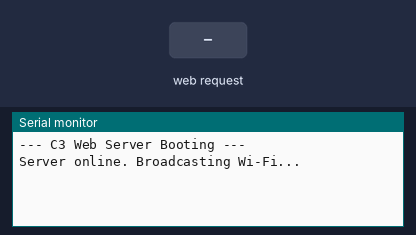
The program below on a simulated ESP32-C3. Parts: the last lines printed to the serial monitor. The inputs (shaded band) are chosen by the test bench. EEPROM starts erased.

Above: at 4.3 s.
4.4 s: HTTP request GET /updateState?data=1 received
At 5.2 s:
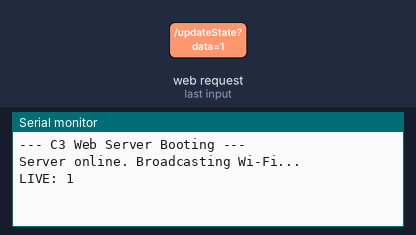
5.9 s: HTTP request GET /loadPreset?slot=1 received
At 6.3 s:
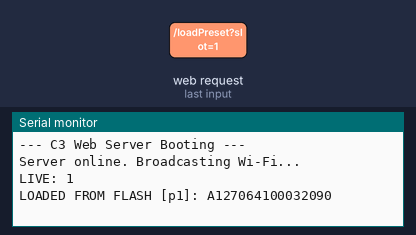
7.4 s: HTTP request GET /savePreset?data=1&slot=1 received
At 8.6 s:
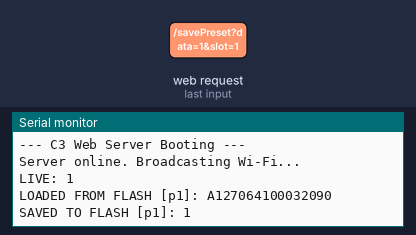
8.9 s: HTTP request GET /loadPreset?data=1&slot=1 received
At 9.7 s:
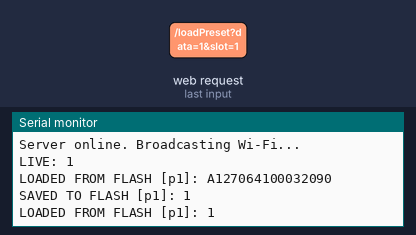

The program:

main.cpp
```cpp
#include <WiFi.h>
#include <WebServer.h>
#include <Preferences.h> // The ESP32 Non-Volatile Memory library!
#include "index_html.h"

#define TX_PIN 4  // Wire this to the Video Board's RX pin
#define RX_PIN 5

const char* ssid = "COMPOSITE_SYNTH_UPLINK";
WebServer server(80);
Preferences preferences; // Create the memory object

void setup() {
  // Start the laptop debugging Serial (USB CDC)
  Serial.begin(115200);
  delay(3000);  // Crucial for the C3: give the native USB time to wake up
  Serial1.begin(460800, SERIAL_8N1, RX_PIN, TX_PIN);

  Serial.println("\n--- C3 Web Server Booting ---");

  // Initialize the memory namespace called "synth" in read/write mode (false)
  preferences.begin("synth", false);

  WiFi.disconnect(true);
  delay(100);

  // Start the Wi-Fi
  WiFi.mode(WIFI_AP);
  WiFi.setTxPower(WIFI_POWER_8_5dBm);
  WiFi.softAP(ssid);

  // Serve the UI
  server.on("/", []() {
    server.send(200, "text/html", htmlPage);
  });

  // Handle live slider updates
  server.on("/updateState", []() {
    if (server.hasArg("data")) {
      String payload = server.arg("data");
      payload.replace("%20", " ");
      payload.replace("\r", "");   // Strip invisible carriage returns
      payload.replace("\n", "|");  // Disguise newlines as a pipe symbol!

      Serial.println("LIVE: " + payload);
      Serial1.println(payload); // Blast it down the wire
    }
    server.send(200, "text/plain", "OK");
  });

  // --- NEW: Save Preset to Memory ---
  server.on("/savePreset", []() {
    if (server.hasArg("slot") && server.hasArg("data")) {
      String slot = server.arg("slot");
      String payload = server.arg("data");

      payload.replace("%20", " ");
      payload.replace("\r", "");
      payload.replace("\n", "|");

      // Save it to flash memory using the slot number as the key (e.g., "p1", "p2")
      String key = "p" + slot;
      preferences.putString(key.c_str(), payload);

      Serial.println("SAVED TO FLASH [" + key + "]: " + payload);
      server.send(200, "text/plain", "SAVED");
    } else {
      server.send(400, "text/plain", "ERROR");
    }
  });

  // --- NEW: Load Preset from Memory ---
  server.on("/loadPreset", []() {
    if (server.hasArg("slot")) {
      String slot = server.arg("slot");
      String key = "p" + slot;

      // Retrieve from flash memory. If the slot is empty, load a safe default.
      String payload = preferences.getString(key.c_str(), "A127064100032090");

      Serial.println("LOADED FROM FLASH [" + key + "]: " + payload);
      Serial1.println(payload); // Blast the saved preset to the video board!

      server.send(200, "text/plain", "LOADED");
    } else {
      server.send(400, "text/plain", "ERROR");
    }
  });

  server.begin();
  Serial.println("Server online. Broadcasting Wi-Fi...");
}

void loop() {
  server.handleClient();
}
```

index_html.h
```cpp
const char* htmlPage = R"rawliteral(
<!DOCTYPE html>
<html lang="en">
<head>
  <meta name="viewport" content="width=device-width, initial-scale=1.0, maximum-scale=1.0, user-scalable=no">
  <title>COMPOSITE VIDEO SYNTH</title>
  <style>
    :root {
      --bg: #000;
      --fg: #e8e8e8;
      --fg-dim: #555;
      --fg-mid: #999;
      --border: #333;
      --border-active: #e8e8e8;
      --accent: #fff;
    }

    * {
      box-sizing: border-box;
      margin: 0;
      padding: 0;
    }

    body {
      background-color: var(--bg);
      color: var(--fg);
      font-family: 'Courier New', Courier, monospace;
      display: flex;
      flex-direction: column;
      align-items: center;
      min-height: 100vh;
      padding: 32px 24px 64px;
    }

    /* ── HEADER ── */
    .header { text-align: center; margin-bottom: 10px; letter-spacing: 0.18em; }
    .title { font-size: clamp(22px, 6vw, 40px); font-weight: 400; line-height: 1.15; text-transform: uppercase; border: 10px solid var(--fg); padding: 18px 28px 14px; }
    .title span { display: block; }
    .byline { font-size: 10px; color: var(--fg-mid); letter-spacing: 0.12em; margin-top: 14px; }

    /* ── NAV BAR ── */
    .nav {
      display: flex;
      gap: 20px;
      margin-top: 24px;
      font-size: 12px;
      letter-spacing: 0.2em;
    }
    .nav a {
      color: var(--fg-dim);
      text-decoration: none;
      transition: color 0.2s;
      cursor: pointer;
    }
    .nav a.active {
      color: var(--fg);
      border-bottom: 1px solid var(--fg);
      padding-bottom: 4px;
    }

    /* ── DIVIDER ── */
    .divider { width: 100%; max-width: 480px; height: 1px; background: var(--border); margin: 28px 0; position: relative; }
    .divider::before { content: '//'; position: absolute; left: 50%; top: 50%; transform: translate(-50%, -50%); background: var(--bg); padding: 0 10px; color: var(--fg-dim); font-size: 10px; letter-spacing: 0.2em; }

    /* ── PANELS (SPA) ── */
    .panel {
      width: 100%;
      max-width: 480px;
      border: 1px solid var(--border);
      padding: 28px;
      display: none; /* Hidden by default */
    }
    .panel.active {
      display: block; /* Shows when active */
    }

    .section-label { font-size: 9px; letter-spacing: 0.3em; color: var(--fg-dim); text-transform: uppercase; margin-bottom: 16px; }

    /* ── EDITOR COMPONENTS ── */
    .radio-group { display: grid; grid-template-columns: repeat(7, 1fr); gap: 6px; margin-bottom: 28px; }
    .radio-group input[type="radio"] { display: none; }
    .radio-group label { display: flex; align-items: center; justify-content: center; border: 1px solid var(--border); color: var(--fg-mid); font-size: 13px; font-family: 'Courier New', monospace; letter-spacing: 0.1em; padding: 10px 0; cursor: pointer; transition: 0.12s; user-select: none; }
    .radio-group input[type="radio"]:checked + label { border-color: var(--border-active); color: var(--fg); background: #111; position: relative; }
    .radio-group input[type="radio"]:checked + label::after { content: ''; position: absolute; bottom: -1px; left: 10%; width: 80%; height: 1px; background: var(--accent); }

    .text-input-area { display: none; margin-bottom: 24px; }
    .text-input-area.visible { display: block; }
    .text-input-area .section-label { margin-bottom: 10px; }
    .text-input-area textarea { width: 100%; background: #080808; border: 1px solid var(--fg-dim); color: var(--fg); padding: 12px; font-family: inherit; font-size: 13px; resize: vertical; outline: none; min-height: 72px; }
    .text-input-area textarea:focus { border-color: var(--fg); }

    .sliders-section .section-label { margin-bottom: 20px; }
    .slider-row { display: flex; align-items: center; gap: 14px; margin-bottom: 18px; }
    .slider-id { font-size: 9px; color: var(--fg-dim); width: 28px; text-align: right; }
    input[type="range"] { -webkit-appearance: none; flex: 1; height: 1px; background: var(--border); outline: none; cursor: pointer; }
    input[type="range"]::-webkit-slider-thumb { -webkit-appearance: none; width: 12px; height: 12px; background: var(--fg); border: none; }
    input[type="range"]::-moz-range-thumb { width: 12px; height: 12px; background: var(--fg); border: none; }
    input[type="range"]::-webkit-slider-runnable-track { --fill-width: calc((100% - 12px) * var(--ratio, 0.5) + 6px); background: linear-gradient(to right, var(--fg-mid) 0%, var(--fg-mid) var(--fill-width), var(--border) var(--fill-width), var(--border) 100%); height: 1px; }
    .slider-value { font-size: 11px; color: var(--fg-mid); width: 34px; text-align: right; }

    /* ── SAVE PRESETS (EDITOR BOTTOM) ── */
    .save-grid { display: grid; grid-template-columns: repeat(6, 1fr); gap: 6px; }
    .save-btn { background: transparent; border: 1px solid var(--border); color: var(--fg-dim); font-family: inherit; font-size: 12px; padding: 10px 0; cursor: pointer; transition: 0.2s; }
    .save-btn:hover { border-color: var(--fg); color: var(--fg); }
    .save-btn:active { background: var(--fg); color: var(--bg); }

    /* ── LIVE MODE COMPONENTS ── */
    .live-grid { display: grid; grid-template-columns: 1fr 1fr; gap: 16px; margin-top: 10px;}
    .live-btn { background: transparent; border: 2px solid var(--border); color: var(--fg-dim); font-family: inherit; font-size: 32px; height: 100px; cursor: pointer; transition: 0.2s; display: flex; align-items: center; justify-content: center; letter-spacing: 0.1em;}
    .live-btn.active { border-color: var(--fg); background: var(--fg); color: var(--bg); font-weight: bold; }

    .footer-tag { font-size: 9px; color: var(--fg-dim); letter-spacing: 0.25em; margin-top: 36px; }
  </style>
</head>
<body>

  <div class="header">
    <div class="title">
      <span>COMPOSITE</span><span>VIDEO</span><span>SYNTH</span>
    </div>
    <div class="byline">a project by reboot_the_rise_of_the_robots</div>
  </div>

  <div class="nav">
    <a id="nav-editor" class="active">[ EDITOR ]</a>
    <span style="color:var(--border)">|</span>
    <a id="nav-live">[ LIVE MODE ]</a>
  </div>

  <div class="divider"></div>

  <div id="panel-editor" class="panel active">

    <div class="section-label">// MODE SELECT</div>
    <div class="radio-group" id="modeRadios">
      <input type="radio" name="mode" id="mA" value="A" checked> <label for="mA">A</label>
      <input type="radio" name="mode" id="mB" value="B"> <label for="mB">B</label>
      <input type="radio" name="mode" id="mC" value="C"> <label for="mC">C</label>
      <input type="radio" name="mode" id="mD" value="D"> <label for="mD">D</label>
      <input type="radio" name="mode" id="mE" value="E"> <label for="mE">E</label>
      <input type="radio" name="mode" id="mF" value="F"> <label for="mF">F</label>
      <input type="radio" name="mode" id="mG" value="G"> <label for="mG">G</label>
    </div>

    <div class="text-input-area" id="textInputArea">
      <div class="section-label">// TRANSMISSION DATA</div>
      <textarea placeholder="ENTER TEXT..." maxlength="2048" id="transmissionText"></textarea>
    </div>

    <div class="sliders-section">
      <div class="section-label">// PARAMETERS</div>
      <div class="slider-row"><span class="slider-id">P1</span><input type="range" min="0" max="127" value="127" id="s1"><span class="slider-value" id="v1">127</span></div>
      <div class="slider-row"><span class="slider-id">P2</span><input type="range" min="0" max="127" value="64" id="s2"><span class="slider-value" id="v2">064</span></div>
      <div class="slider-row"><span class="slider-id">P3</span><input type="range" min="0" max="127" value="100" id="s3"><span class="slider-value" id="v3">100</span></div>
      <div class="slider-row"><span class="slider-id">P4</span><input type="range" min="0" max="127" value="32" id="s4"><span class="slider-value" id="v4">032</span></div>
      <div class="slider-row"><span class="slider-id">P5</span><input type="range" min="0" max="127" value="90" id="s5"><span class="slider-value" id="v5">090</span></div>
    </div>

    <div class="divider" style="margin: 36px 0 20px;"></div>

    <div class="section-label">// SAVE TO MEMORY BANK</div>
    <div class="save-grid">
      <button class="save-btn" onclick="savePreset(1)">01</button>
      <button class="save-btn" onclick="savePreset(2)">02</button>
      <button class="save-btn" onclick="savePreset(3)">03</button>
      <button class="save-btn" onclick="savePreset(4)">04</button>
      <button class="save-btn" onclick="savePreset(5)">05</button>
      <button class="save-btn" onclick="savePreset(6)">06</button>
    </div>

  </div>

  <div id="panel-live" class="panel">
    <div class="section-label">// SECURE UPLINK TRIGGERS</div>
    <div class="live-grid">
      <button class="live-btn" id="live-1" onclick="loadPreset(1)">01</button>
      <button class="live-btn" id="live-2" onclick="loadPreset(2)">02</button>
      <button class="live-btn" id="live-3" onclick="loadPreset(3)">03</button>
      <button class="live-btn" id="live-4" onclick="loadPreset(4)">04</button>
      <button class="live-btn" id="live-5" onclick="loadPreset(5)">05</button>
      <button class="live-btn" id="live-6" onclick="loadPreset(6)">06</button>
    </div>
  </div>

  <div class="footer-tag">// SIG:CVS-01 ◆ OUTPUT:PAL</div>

  <script>
    let lastSendTime = 0;
    const throttleMs = 50;

    // --- NAVIGATION LOGIC ---
    const navEditor = document.getElementById('nav-editor');
    const navLive = document.getElementById('nav-live');
    const panelEditor = document.getElementById('panel-editor');
    const panelLive = document.getElementById('panel-live');

    navEditor.addEventListener('click', () => {
      navEditor.classList.add('active');
      navLive.classList.remove('active');
      panelEditor.classList.add('active');
      panelLive.classList.remove('active');
    });

    navLive.addEventListener('click', () => {
      navLive.classList.add('active');
      navEditor.classList.remove('active');
      panelLive.classList.add('active');
      panelEditor.classList.remove('active');
    });

    // --- PAYLOAD BUILDER ---
    function buildPayloadString() {
      const mode = document.querySelector('input[name="mode"]:checked').value;
      let textToSend = "";
      if (mode === 'E' || mode === 'F') {
        textToSend = document.getElementById('transmissionText').value || "";
      }
      const s1 = document.getElementById('s1').value.padStart(3, '0');
      const s2 = document.getElementById('s2').value.padStart(3, '0');
      const s3 = document.getElementById('s3').value.padStart(3, '0');
      const s4 = document.getElementById('s4').value.padStart(3, '0');
      const s5 = document.getElementById('s5').value.padStart(3, '0');

      return `${mode}${textToSend}${s1}${s2}${s3}${s4}${s5}`;
    }

    // --- REALTIME EDITOR SEND ---
    function sendMasterState() {
      const now = Date.now();
      if (now - lastSendTime < throttleMs) return;
      lastSendTime = now;

      const payload = buildPayloadString();
      // Safely encode the entire string before sending via URL parameters
      fetch(`/updateState?data=${encodeURIComponent(payload)}`)
        .catch(err => console.log("Network error", err));
    }

    // --- PRESET SAVE LOGIC ---
    function savePreset(slot) {
      const payload = buildPayloadString();
      fetch(`/savePreset?slot=${slot}&data=${encodeURIComponent(payload)}`)
        .then(response => {
          if (response.ok) {
            // Visual feedback: Flash the button white briefly
            const btn = document.querySelector(`.save-btn:nth-child(${slot})`);
            const originalText = btn.innerText;
            btn.style.background = 'var(--fg)';
            btn.style.color = 'var(--bg)';
            btn.innerText = 'SAVED';
            setTimeout(() => {
              btn.style.background = 'transparent';
              btn.style.color = 'var(--fg-dim)';
              btn.innerText = originalText;
            }, 500);
          }
        });
    }

    // --- PRESET LOAD (LIVE MODE) LOGIC ---
    function loadPreset(slot) {
      // 1. Tell the ESP32 to load the memory slot and broadcast it
      fetch(`/loadPreset?slot=${slot}`);

      // 2. Update the UI to show which button is active
      document.querySelectorAll('.live-btn').forEach(btn => btn.classList.remove('active'));
      document.getElementById(`live-${slot}`).classList.add('active');
    }

    // --- UI EVENT LISTENERS ---
    const radios = document.querySelectorAll('input[name="mode"]');
    const textArea = document.getElementById('textInputArea');

    function updateVisibility() {
      const selected = document.querySelector('input[name="mode"]:checked').value;
      textArea.classList.toggle('visible', selected === 'E' || selected === 'F');
      sendMasterState();
    }
    radios.forEach(r => r.addEventListener('change', updateVisibility));
    updateVisibility();

    document.getElementById('transmissionText').addEventListener('input', sendMasterState);

    const sliders = [1, 2, 3, 4, 5];
    sliders.forEach(n => {
      const slider = document.getElementById('s' + n);
      const display = document.getElementById('v' + n);

      function updateVisuals() {
        const val = parseInt(slider.value);
        const min = parseInt(slider.min) || 0;
        const max = parseInt(slider.max) || 127;

        display.textContent = String(val).padStart(3, '0');
        const ratio = (val - min) / (max - min);
        slider.style.setProperty('--ratio', ratio);

        sendMasterState();
      }
      slider.addEventListener('input', updateVisuals);
      updateVisuals();
    });
  </script>
</body>
</html>
)rawliteral";
```

Measured:
- after the input at 4.4 s, the serial monitor: prints a new line at once (image 1)
- after the input at 5.9 s, the serial monitor: prints a new line at once (image 2)
- after the input at 7.4 s, the serial monitor: prints a new line at once (image 3)
- after the input at 8.9 s, the serial monitor: prints a new line at once (image 4)
